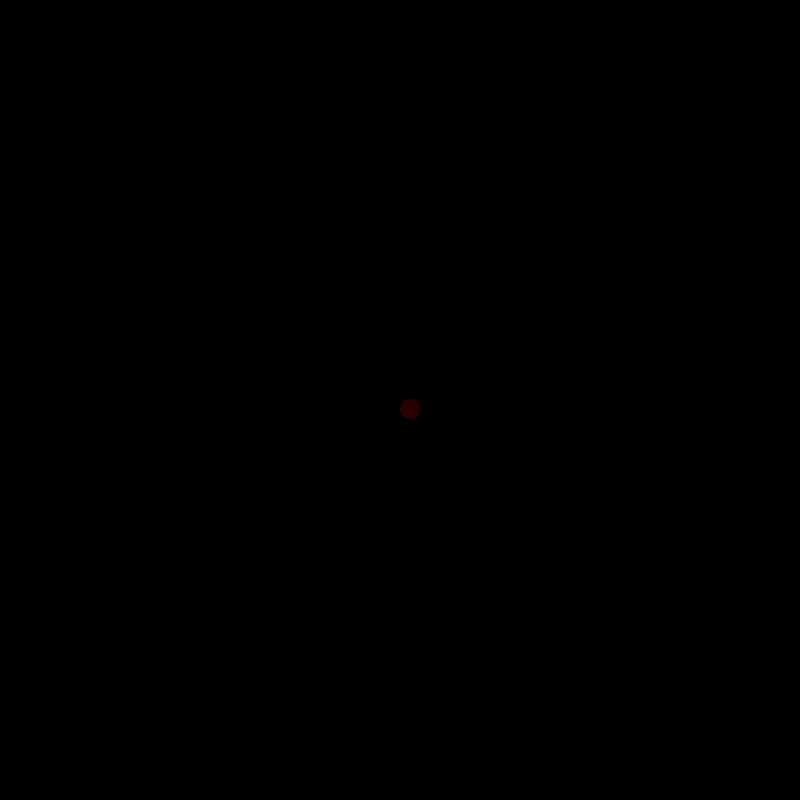
Frame 1 (no input)
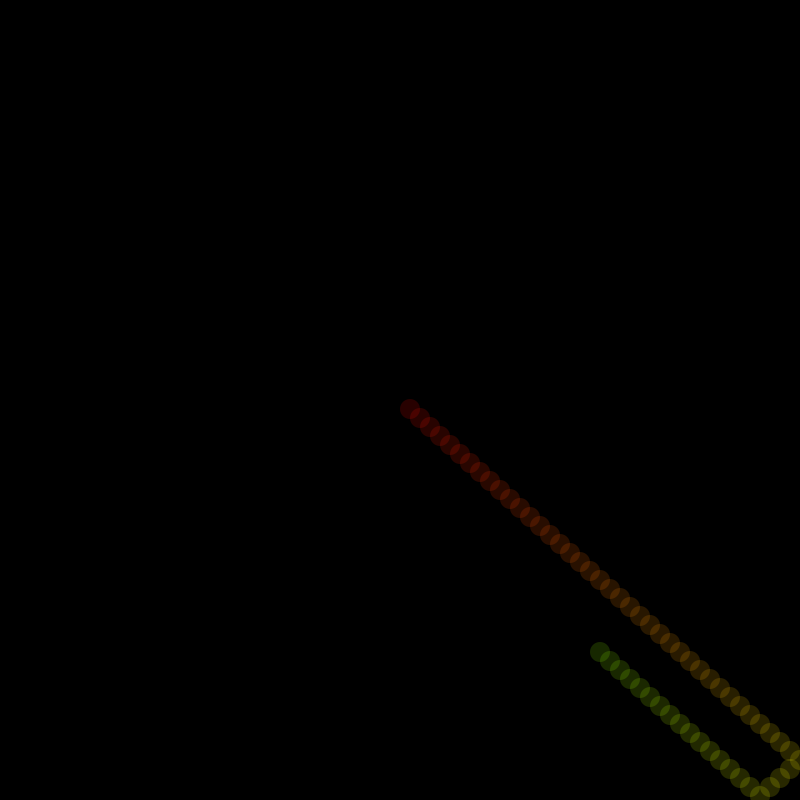
Frame 60 (the mouse pressed at the canvas centre just before this capture)
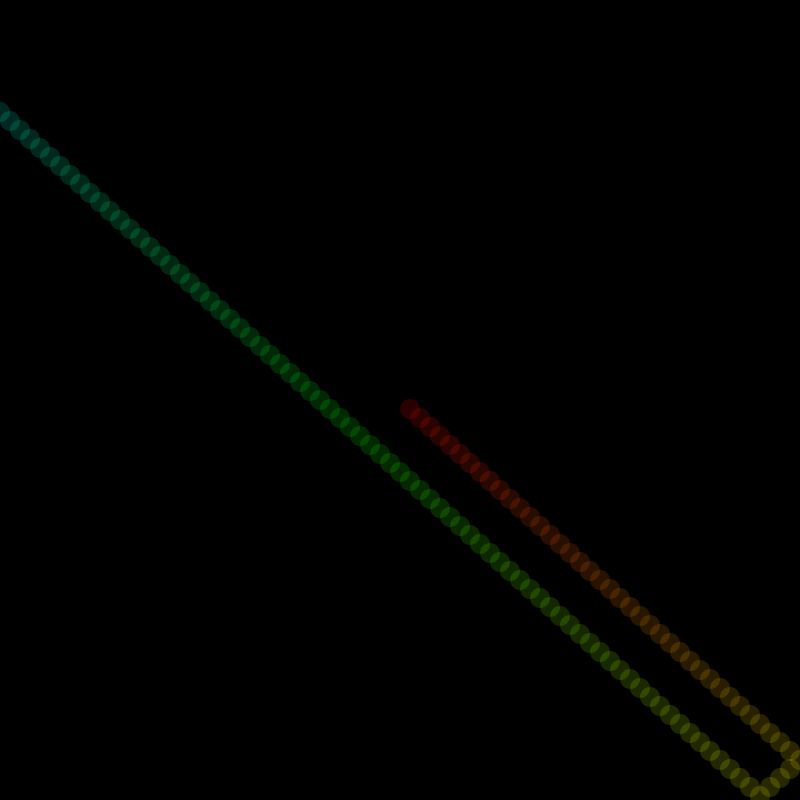
Frame 120 (the mouse held since frame 60 and released just before this capture)

The Processing sketch that drew these frames (run headless with seeded random() and noise(); from frame 60 on, the mouse is pressed at the canvas centre):

// Processing sketch: mov_lineal_bolita_rebotando
// ── mov_lineal_bolita_rebotando.pde
float posx,posy,velx,vely;

void setup(){
size(800,800);
posx=width/2;
posy=height/2;
velx=10;
vely=9;
colorMode(HSB);
background(0);
}

void draw(){

fill(frameCount%255,255,255,40);
noStroke();
float radio=10;
posx +=velx;
posy +=vely;

if(posy  < radio || posy > height-radio) {
vely *=-1;
//vely += random(-3,3);
}


if(posx  < radio || posx > width-radio){
velx *=-1;
//velx=velx+random(-3,3);
}


ellipse(posx,posy,radio*2,radio*2);

}
